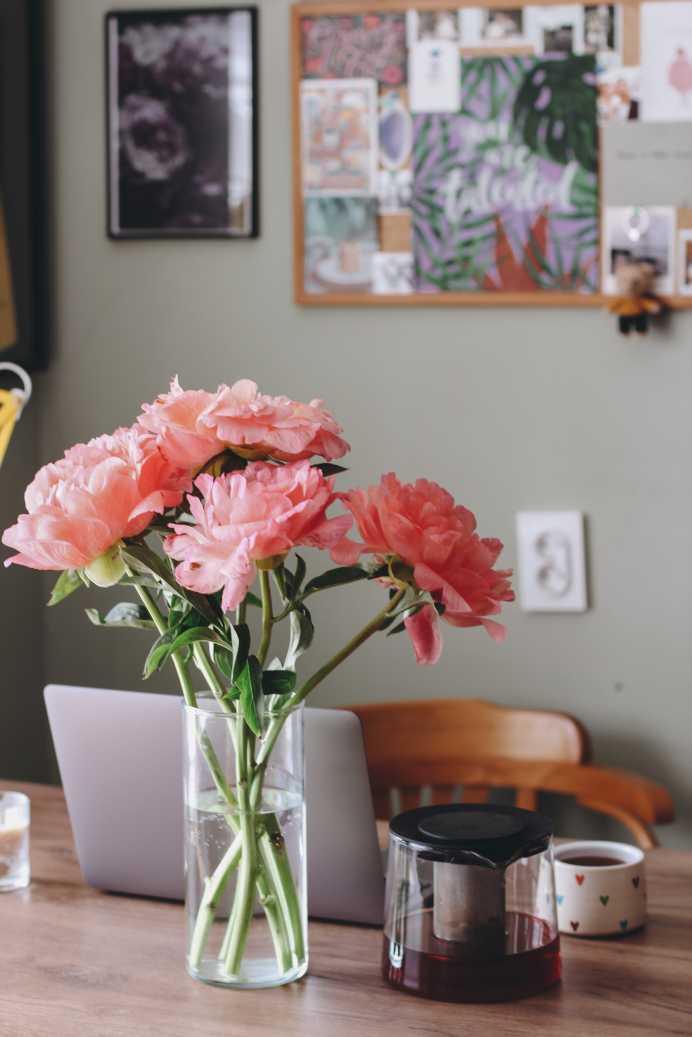
#> input picture Imagens/Mesa.jpg, 3456 x 5184 px, found by its file name (shown at 1/5 size)
$ python 'Recorte de Imagem - Exemplo 2 -  Versão 1.1.0.py'
#> lines starting #> are read from the running program, lines starting #| are printed output that depends on the picture
#
########################################################################
# Importação das Bibliotecas Necessárias
########################################################################
#
import cv2 as cv
import numpy as np
import matplotlib.pyplot as plt
import os
from pathlib import Path

#
########################################################################
# Funções de Apoio
########################################################################
#
def LimpaTerminal ():
    if os.name == "nt":
       _ = os.system( "cls" )
    else:
      _ = os.system( "clear ")
    return ()

#
########################################################################
# Funções de Apoio
########################################################################
#
def AproximaImagem ( imgTmpImagem, iFator ):
    return (cv.resize(imgTmpImagem, None, fx=iFator, fy=iFator))

#
########################################################################
# Definições Gerais
########################################################################
#
NomeImagem  = "Mesa.jpg"
dirRaiz = Path.home()
dirBase = "/home/asoares/Insync/alexandre.asoares@gmail.com/OneDrive/Atividades/LocalCV"
dirImagem = "Imagens"
dirCaminhoImagem = str(Path(dirRaiz, dirBase, dirImagem, NomeImagem))

#
########################################################################
# Lendo a Imagem
########################################################################
#
imgBase = cv.imread ( dirCaminhoImagem, cv.IMREAD_COLOR)
#> imgBase is the input picture: shape (5184, 3456, 3); mean B, G, R 120.6, 125.3, 140.2

#
########################################################################
# Checando se a Imagem Foi Lida com Sucesso
########################################################################
#
if imgBase is None:
    LimpaTerminal ()
    print( "Não Foi Localizada a Imagem : ", NomeImagem)
    exit ()
#
########################################################################
# Reduzindo o Tamanho
########################################################################
#
EscalaPercentual = 10
LarguraAlterada = int(imgBase.shape[1] * EscalaPercentual / 100)
#> LarguraAlterada = 345
AlturaAlterada  = int(imgBase.shape[0] * EscalaPercentual / 100)
#> AlturaAlterada = 518
NovoTamanho = (LarguraAlterada, AlturaAlterada)
#> NovoTamanho = (345, 518)
ImagemReduzida = cv.resize(imgBase, NovoTamanho, interpolation = cv.INTER_AREA)
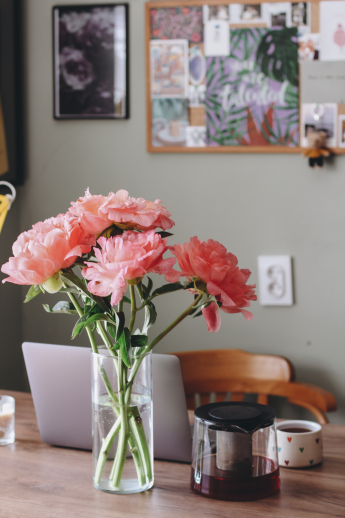
#> ImagemReduzida: shape (518, 345, 3); mean B, G, R 120.6, 125.3, 140.2
ImagemOriginal = ImagemReduzida.copy ()

#
########################################################################
# Desenhando o Retangulo
########################################################################
#
LarguraLinha = 3
CorLinha = (0, 0, 255 )
PontoInicial = (160, 230)
PontoFinal = (257, 332)
NovaImagem = cv.rectangle(ImagemReduzida, PontoInicial, PontoFinal, CorLinha, LarguraLinha)

#
########################################################################
# Recortando a Imagem
########################################################################
#
RecorteImagem = NovaImagem[230:332, 160:257]
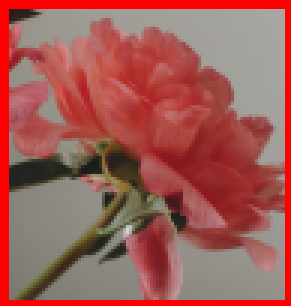
#> RecorteImagem: shape (102, 97, 3) (shown 3 times larger); mean B, G, R 85.9, 91.8, 160.2

#
########################################################################
# Aumentando a Imagem
########################################################################
#
imgAumentada = AproximaImagem (RecorteImagem, 3)
#> in AproximaImagem, `return (cv.resize(imgTmpImagem, None, fx=iFator, fy=iFator))`:
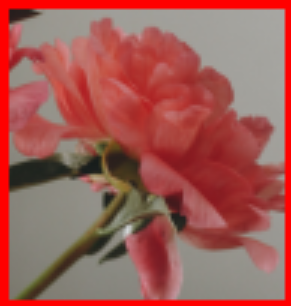
#> returned value: shape (306, 291, 3); mean of channels 0, 1, 2 85.8, 91.7, 160.1; drawn as B, G, R

#
########################################################################
# Convertendo para Matplotlib
########################################################################
#
ImagemOriginal = cv.cvtColor(ImagemOriginal, cv.COLOR_BGR2RGB)
NovaImagem = cv.cvtColor(ImagemReduzida, cv.COLOR_BGR2RGB)
imgAumentada = cv.cvtColor(imgAumentada, cv.COLOR_BGR2RGB)

#
########################################################################
# Apresentando a Imagem
########################################################################
#
Grafico = plt.figure( )

Grafico.add_subplot(1,3,1)
plt.imshow( ImagemOriginal )
plt.title("Imagem\nOriginal")

Grafico.add_subplot(1,3,2)
plt.imshow(NovaImagem )
plt.title("Recorte\nProjetado")

Grafico.add_subplot(1,3,3)
plt.imshow(imgAumentada )
plt.title("Imagem\nResultado")

plt.tight_layout()
plt.show ()
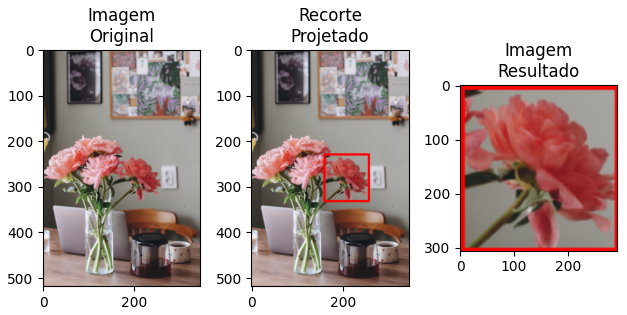
#> figure drawn by matplotlib, 3 panels

########################################################################
# FIM DO PROGRAMA
########################################################################
